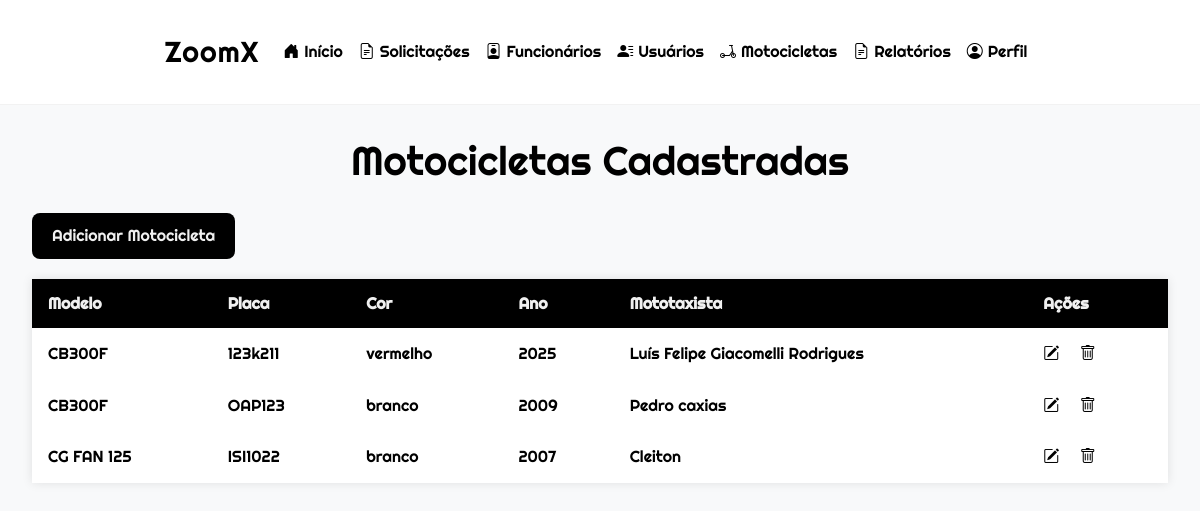
The app's page /admin/motocicletas/motocicletas.php (signed in) with its own data.
### tables this page shows
CREATE TABLE `motocicletas` (
  `mot_codigo` int(11) NOT NULL,
  `mot_modelo` varchar(100) NOT NULL,
  `mot_placa` varchar(10) NOT NULL,
  `mot_ano` int(11) NOT NULL,
  `fun_codigo` int(11) NOT NULL,
  `mot_cor` varchar(50) NOT NULL
);

CREATE TABLE `funcionarios` (
  `fun_codigo` int(11) NOT NULL,
  `fun_nome` varchar(255) NOT NULL,
  `fun_email` varchar(255) NOT NULL,
  `fun_telefone` varchar(15) NOT NULL,
  `fun_data_contratacao` date NOT NULL,
  `fun_cnh` varchar(20) DEFAULT NULL,
  `fun_ativo` tinyint(1) NOT NULL DEFAULT 1,
  `fun_senha` varchar(255) NOT NULL,
  `fun_cargo` varchar(100) NOT NULL
);

### admin/motocicletas/motocicletas.php (the view, shortened to what this page needs)
<?php
$conexao = conexao::getInstance();
$sql = "SELECT * FROM motocicletas m INNER JOIN funcionarios f ON m.fun_codigo = f.fun_codigo";
$stmt = $conexao->prepare($sql);
$stmt->execute();
$motocicletas = $stmt->fetchAll(PDO::FETCH_ASSOC);
?>
<!DOCTYPE html>
<html lang="pt-BR">
<head>
    <link rel="stylesheet" href="https://cdn.jsdelivr.net/npm/bootstrap-icons@1.12.1/font/bootstrap-icons.min.css">
</head>
<body>
    <?php include '../../components/header_admin.php'; ?>
    <main>
        <h1>Motocicletas Cadastradas</h1>
        <table>
            <thead>
                <tr>
                    <th>Modelo</th>
                    <th>Placa</th>
                    <th>Cor</th>
                    <th>Ano</th>
                    <th>Mototaxista</th>
                    <th>Ações</th>
                </tr>
            </thead>
            <tbody>
                <a href="adicionar_motocicleta.php" class="add-button">Adicionar Motocicleta</a>
                <?php foreach ($motocicletas as $motocicleta): ?>
                    <tr>
                        <td><?= htmlspecialchars($motocicleta['mot_modelo']) ?></td>
                        <td><?= htmlspecialchars($motocicleta['mot_placa']) ?></td>
                        <td><?= htmlspecialchars($motocicleta['mot_cor']) ?></td>
                        <td><?= htmlspecialchars($motocicleta['mot_ano']) ?></td>
                        <td><?= htmlspecialchars($motocicleta['fun_nome']) ?></td>
                        <td class="actions">
                            <a href="editar_motocicleta.php?id=<?= $motocicleta['mot_codigo'] ?>">
                                <i class="bi bi-pencil-square"></i>
                            </a>
                            <form action="../../actions/actionmotocicleta.php" method="POST" style="display:inline;">
                                <button type="submit" onclick="verificarAcao()" style="background:none; border:none; color:#000; cursor:pointer;">
                                    <i class="bi bi-trash"></i>
                                </button>
                            </form>
                        </td>
                    </tr>
                <?php endforeach; ?>
            </tbody>
        </table>
    </main>
</body>
</html>

### admin/motocicletas/motocicletas.php (style rules this page uses)
body { margin: 0; font-family: 'Righteous', sans-serif; background-color: #f0f0f0; color: #000; }
main { padding: 2rem; }
h1 { text-align: center; margin-bottom: 2rem; }
table { width: 100%; border-collapse: collapse; background-color: white; box-shadow: 0 0 10px rgba(0, 0, 0, 0.1); }
th, td { padding: 12px 16px; border-bottom: 1px solid #ddd; text-align: left; }
th { background-color: #000; color: #f0f0f0; }
.actions a { color: #000; text-decoration: none; font-weight: bold; margin-right: 10px; }
.add-button { display: inline-block; margin-top: 20px; margin-bottom: 20px; background-color: #000; color: #f0f0f0; padding: 10px 20px; text-decoration: none; border-radius: 8px; font-size: 1rem; }

### components/header_admin.php (style rules this page uses)
:root { --primary: #000; --secondary: #fff; --accent: #007bff; --light-bg: #f8f9fa; }
body { font-family: 'Righteous', sans-serif; background-color: var(--light-bg); color: var(--primary); line-height: 1.6; }

### records on screen
motocicletas: mot_modelo "CB300F", mot_placa "123k211", mot_cor "vermelho", mot_ano "2025", fun_codigo.fun_nome "Luís Felipe Giacomelli Rodrigues"
motocicletas: mot_modelo "CB300F", mot_placa "OAP123", mot_cor "branco", mot_ano "2009", fun_codigo.fun_nome "Pedro caxias"
motocicletas: mot_modelo "CG FAN 125", mot_placa "ISI1022", mot_cor "branco", mot_ano "2007", fun_codigo.fun_nome "Cleiton"
